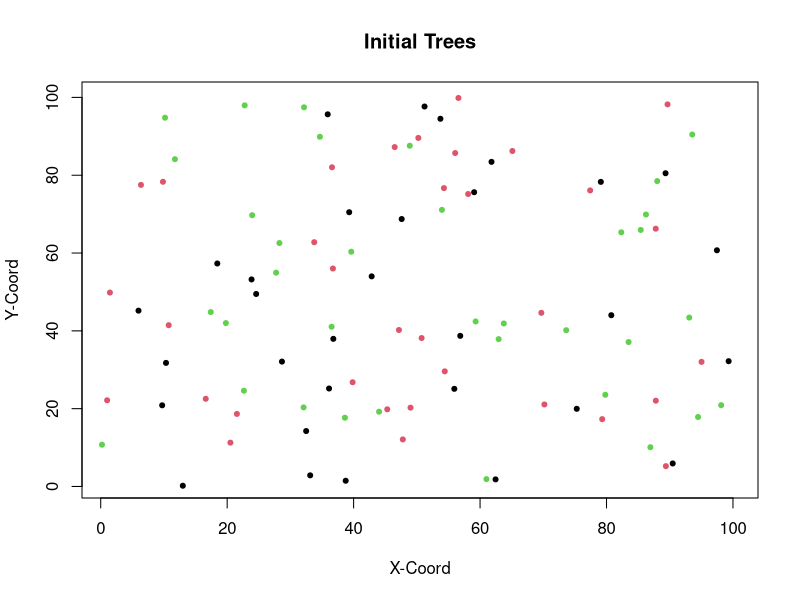

The R script that drew this image: (Note: this script raises an error after producing the figure.)
### Updated with the new carrying capacity equation. Still parameterizing a bit
#Load packages

#Load packages

library(tidyverse) 
library(gridExtra)


### Initialize params ###

# Set up a grid to represent land
#Place individuals on plot
xsize = ysize = 100

numInd = 100
numSpecies = 3
data <-  tibble("ID" = 1:numInd, "age" = 3, 
                 species = sample(numSpecies, numInd, replace = TRUE), "xlocation" = runif(numInd, 0, 100), 
                 "ylocation" = runif(numInd,0,100), "parentalDistance" = 0)

#Ignore:
#sample(150, numInd, replace = TRUE)

herbivores <- data %>%  slice_sample(n = 25) %>% select(-c(ID, age, parentalDistance))
herbivores <- herbivores %>% mutate(ID = 1:nrow(herbivores), age = 0)
plot(data$xlocation, data$ylocation, col = data$species, pch = 20, xlim = c(1,100), ylim = c(1,100),
     xlab = "X-Coord", ylab = "Y-Coord", main = "Initial Trees")



#Set up rates of birth/death/growth etc...
deltaT = 1 #1 year periods of growth
ageChange = deltaT
maxAge = 150
seeds = 1
dispParam = 8 #dispersalParam
DensParam = 0.3 #DensityParamx
# DensParam1 = 2
uniqueSp = unique(data$species)
numYears = 10000



#Carrying Capacity
K= 3500
growthRate = 0.7

#Herbivore initials
HerbDensParam = 4
HerbEffectiveness = 0.9

# Used for summary statistics
speciesPopulation = NULL
herbPop = NULL
agePops = NULL
herbAgePop = NULL
denseSpecies <- NULL

### MAIN LOOP ####


for(t in seq(0, numYears, by = deltaT)){ 
  #grow
  data$age = data$age + deltaT
  herbivores$age = herbivores$age + 1
  
  #disperse seed
  adults <- data[data$age > 3, ]
  seedsPerSpecies <- NULL
  for (i in 1:numSpecies){
    speciesPop = nrow(data[data$species == i,])
    numSeeds <- carryingCapacity(speciesPop, nrow(data), K)
    seedsPerSpecies <- c(seedsPerSpecies, numSeeds)
  }
  Ind = data[1, ]
  babies <- dispersal(adults)
  #survival of seeds
  #babies <- seedPredation(babies, babies$parentalDistance)
  data <- bind_rows(data, babies)
  
  #Background death of adults. Death rate decreases with age
  data <- backgroundDeath(data)
  
  #trees over max age die
  
  countSpecies <- speciesSize(data$species)
  speciesPopulation <-  bind_rows(speciesPopulation, countSpecies)
  
  #Herbivores die
  herbivores <- herbivoreDeath(data, herbivores)
  
  
  #Herbivores reproduce
  newHerbivores <- herbivoreGrowth(data, herbivores)
  herbivores <- bind_rows(herbivores, newHerbivores)
  herbivores <- herbivores[!duplicated(herbivores$xlocation) & !duplicated(herbivores$ylocation),]
  
  #Supplemental
  countHerbs <- speciesSize(herbivores$species)
  herbPop <- bind_rows(herbPop, countHerbs)
  
  #Herbivores damage trees
  data <-  herbivory(data, herbivores)
  
  
  #Supp  functions/Statistics
  ages <- tibble("gen" = t, "babies" = nrow(subset(data, age < 6)), "young" = nrow(subset(data, age >= 6 & age <=20)), "middle aged" = nrow(subset(data, age > 20 &
                                                                                                   age < 50)), 
                 "old" = nrow(subset(data, age >= 50)))
  
  herbAges <- tibble("gen" = t, "babies" = nrow(subset(herbivores, age < 6)), 
                     "young" = nrow(subset(herbivores, age >= 6 & age <=20)),
                     "middle aged" = nrow(subset(herbivores, age > 20 &                                                                                                                                 age < 50)), 
                     "old" = nrow(subset(herbivores, age >= 50)))
  currentDens <- tibble("gen" = t, "num" = speciesDense(data))
  
  denseSpecies <- bind_rows(denseSpecies, currentDens)
  agePops <- bind_rows(agePops, ages)
  herbAgePop <- bind_rows(herbAgePop, herbAges)
  
  #These fucntions plot the trees every generation. I mainly use these when trying to
  #paramterize something so I can see the effects on several generations. Otherwise comment them out
  
  plot(data$xlocation, data$ylocation, col = data$species, pch = 20, xlim = c(1,100), ylim = c(1,100),
       main = "Tree Population Size", ylab = "Count", xlab = "Generation")
  #plot(herbivores$xlocation, herbivores$ylocation, col = herbivores$species, pch = 20, xlim = c(1,100), ylim = c(1,100))
  
  print(t)

}


##### MAIN FUNCTIONS #######

#Carrying Capacity limitis birth rates

carryingCapacity = function(speciesN, totalN, K){
  s = speciesN * growthRate
  popGrowth <- (s*(K-totalN)/K)
  popGrowth <-  ifelse(popGrowth > 0, popGrowth, 0)
  return(popGrowth)
  
}

#Disperse x number of seeds per parent. 

dispersal <- function(Trees){
  babies = NULL
  for(i in 1:numSpecies){
    speciesTree <- Trees[Trees$species == i,]
    if(nrow(speciesTree)> 0){
      #Before running this, we calculate seeds per species using the carrying capacity function
      numBabies <- ceiling(seedsPerSpecies[i])
      #take a random sample of conspecific adult trees to disperse the seeds
      parents <- slice_sample(speciesTree, n = numBabies, replace = TRUE)
      if (nrow(parents)>0){
        for (i in 1:nrow(parents)){
          parent = parents[i,]
          baby = parent[1, ]
          baby$age = as.integer(0)
          baby$ID  = max(data$ID) + i 
          baby$species  =  parent$species
          babyDist = (rnorm(1, mean=0, sd=dispParam))
          r = babyDist * sqrt(runif(1))
          theta = runif(1)*2*pi
          baby$xlocation = ((r*cos(theta)) + parent$xlocation) %% xsize
          baby$ylocation = (((r*sin(theta)) * babyDist) + parent$ylocation) %% ysize
          baby$parentalDistance = abs(r)
          babies <- bind_rows(babies, baby)
        }
      }
      
    }
  }
  return(babies)
}
  



#Natural Background death
backgroundDeath <- function(population){
  living = c()
  probDeath = c()
  for (i in 1:nrow(population)){
    alive <- (runif(1) > 0.01)
    living[i] = alive
  }
  return(population[living,])
}




#### HERBIVORY FUNCTIONS ######


#Herbivory function: herbivores kill trees
herbivory <- function(trees, herbivores){
  deadTrees = NULL
  for (i in 1:nrow(herbivores)){
    indHerbivore = herbivores[i, ]
    infected = data[data$xlocation == indHerbivore$xlocation  & data$ylocation == indHerbivore$ylocation, ]
    probSurv = (((infected$age+1)) / (((indHerbivore$age)+1)*HerbEffectiveness))
    if(probSurv < abs(rnorm(1,mean = 1, sd = 0.2))){
      deadTrees <- bind_rows(deadTrees, infected)
    }
  }
  deadID = deadTrees$ID
  return(subset(trees, !(ID %in% deadID)))
}

herbivoreGrowth <- function(trees, herbivores){
  infectedTrees <- NULL
  for (i in 1:nrow(herbivores)){
    indHerbivore <- herbivores[i, ]
    infectedTree <- subset(trees, xlocation > indHerbivore$xlocation - (HerbDensParam)
                           & xlocation < indHerbivore$xlocation + (HerbDensParam )
                           & ylocation > indHerbivore$ylocation - (HerbDensParam)
                           & ylocation < indHerbivore$ylocation + (HerbDensParam )
                           & species == indHerbivore$species)
    infectedTree <- subset(infectedTree, (xlocation != indHerbivore$xlocation | ylocation != indHerbivore$ylocation))
    infectedTrees <- bind_rows(infectedTrees, infectedTree)
  }
  if(nrow(infectedTrees) > 0){
    newHerbivores <- infectedTrees %>%  select(-c(parentalDistance, ID, age)) %>% 
      mutate(ID = seq(max(herbivores$ID)+1, 
      max(herbivores$ID)+nrow(infectedTrees)), age = 0)
  }else{
    newHerbivores <- NULL
  }
  return(newHerbivores)
}

herbivoreDeath <- function(trees, herbivores){
  dead = NULL
  totalInf = NULL
  for (i in 1:nrow(herbivores)){
    indHerbivore = herbivores[i, ]
    infected = data[data$xlocation == indHerbivore$xlocation  & data$ylocation == indHerbivore$ylocation, ]
    if (nrow(infected) < 1){
      dead <- bind_rows(dead, indHerbivore)
    }
  }
  herbID = dead$ID
  return(subset(herbivores, !(ID %in% herbID)))
}


### SUPPLEMENTAL FUNCTIONS###


#Plot pathogen vs trees
grid.arrange(plotSpecies(speciesPopulation), plotHerbSpecies(herbPop), ncol = 1)


#Plot the age distribution over time of trees
agePops1 <-  pivot_longer(agePops, cols = !gen, names_to = "Group", values_to = "Count")
agePopGraph <- ggplot(agePops1, aes(gen, Count, color = Group))+
  geom_line()

herbAgePop1 <-  pivot_longer(herbAgePop, cols = !gen, names_to = "Group", values_to = "Count")
herbAgeGraph <- ggplot(herbAgePop1, aes(gen, Count, color = Group))+
  geom_line()

grid.arrange(agePopGraph, herbAgeGraph, ncol = 1)


#plot adult pop
treesOld <- subset(agePops1, Group == "old")

agePopGraph <- ggplot(treesOld, aes(gen, Count))+
  geom_line()
agePopGraph
#Plot species density
ggplot(data = denseSpecies, aes(x = gen, y= num))+
  geom_line()+
  labs(y = "Population per 5x5",x = "generation", title = "Conspecific density")

#Used to plot population over time
plotSize <- function(popSize){
  popTime <- tibble("gen" = c(1:length(popSize)), "population" = popSize)
  plot(popTime$gen, popTime$population, type = "b", col = "blue")
}

#used to plot average density for a specific parameter
densSize <- function(xlocation, ylocation){
  Densities = NULL
  for (i in seq(0,95, by = 5)){
    popSegment = subset(xlocation, xlocation > i & xlocation < i+5)
    Densities = c(Densities, length(popSegment))
  }
  return(mean(Densities))
}

#Track population of each species
speciesSize <- function(speciesTypes){
  a = speciesTypes[speciesTypes == 1]
  b = speciesTypes[speciesTypes == 2]
  c = speciesTypes[speciesTypes == 3]
  
  df <- tibble("Species 1" = length(a), "Species 2" = length(b), "Species 3" = length(c))
  return(df)
}


#Plot amount of each species
plotSpecies <- function(speciesPopulation){
  speciesPopulation <- add_column(speciesPopulation, gen = 1:nrow(speciesPopulation))
  speciesPopulation <- pivot_longer(speciesPopulation, cols = starts_with("Species"), names_to = "Species",
                             names_prefix = "Species ", values_to = "Count")
  ggplot(data = speciesPopulation, aes(gen, Count, col = Species))+
    geom_point()+
    geom_line()+
    ylim(0, max(speciesPopulation$Count))+
    ylab("Tree Count")
  
}
plotHerbSpecies <- function(speciesPopulation){
  speciesPopulation <- add_column(speciesPopulation, gen = 1:nrow(speciesPopulation))
  speciesPopulation <- pivot_longer(speciesPopulation, cols = starts_with("Species"), names_to = "Species",
                             names_prefix = "Species ", values_to = "Count")
  ggplot(data = speciesPopulation, aes(gen, Count, col = Species))+
    geom_point()+
    geom_line()+
    ylim(0, max(speciesPopulation$Count))+
    ylab("Herbivore Count")
  
}

speciesDense <- function(population){
  totalNeighbors <- tibble("set" = NULL, "neighbors" = NULL)
  for (i in seq(0,100,5)){
      numNeighbors <- nrow(subset(population, species == 1 & xlocation > (i-5) & xlocation <= i
                                  & ylocation > (i-5) & ylocation < (i)))
      currentNeighbors <- tibble("set" = (i/5), "neighbors" = numNeighbors)
      totalNeighbors <- bind_rows(totalNeighbors, currentNeighbors)
  }
  avg = mean(totalNeighbors$neighbors)
  return(avg)
  }
#If want to track pop/dens put this in main loop and recreate variables popSize and avgDens
#Then use plotSize and densSize functions
popSize = c(popSize, nrow(data))
currentDens <- densSize(data$xlocation, data$ylocation)
avgDens <- c(avgDens, currentDens)
